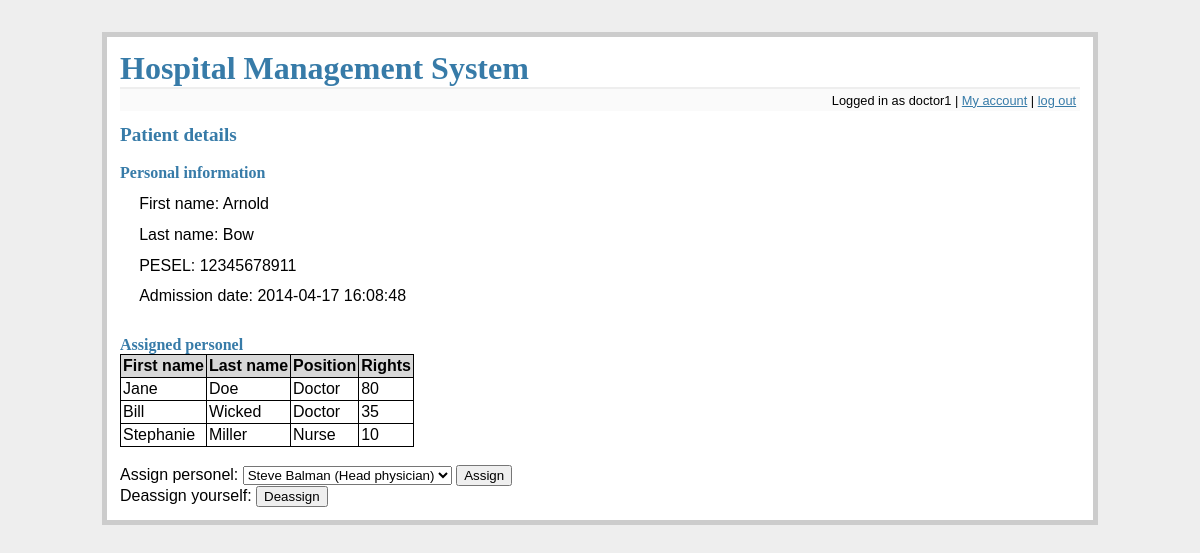
Page /patient_details?patient=12345678911 (signed in) on the committed database.
### tables this page shows
CREATE TABLE patients (
    pesel integer primary key,
    fname text not null,
    lname text not null
);

CREATE TABLE files (
    id integer primary key autoincrement,
    patient_pesel integer not null,
    admission_d datetime not null,
    discharge_d datetime,
    foreign key(patient_pesel) references patients(pesel)
);

CREATE TABLE employees (
    id integer primary key autoincrement,
    fname text not null,
    lname text not null,
    login text not null,
    password text not null,
    position_id integer not null,
    employment_d date not null,
    salary integer not null,
    rights integer not null,
    foreign key(position_id) references positions(id)
);

CREATE TABLE positions (
    id integer primary key autoincrement,
    name text not null
);

### flaskr.py (the view, shortened to what this page needs)
@app.route('/patient_details', methods=['GET', 'POST'])
def patient_details():
    error = None
    db = get_db()
    position = get_position(db, session['username'])
    if 'logged_in' not in session or not session['logged_in'] or position not in ['Admin', 'Head physician', 'Doctor', 'Nurse']:
        flash('You do not have rights to access this part of website')
        return redirect(url_for('main_screen'))
    if 'patient' not in request.args:
        flash('No patient specified!');
        return redirect(url_for('main_screen'))
    pesel = request.args['patient']
    if position in ['Admin', 'Head physician']:
        details = get_patient_details(db, pesel)
    else:
        details = get_patient_details_if_allowed(db, session['username'], pesel)
        if not details:
            flash('You cannot view this record')
            return redirect(url_for('main_screen'))
    personel = get_assigned_personel_for_patient(db, pesel)
    employees = get_all_medical_personel(db)
    deassign = None
    if (is_assigned(db, pesel, session['username'])):
        deassign = True
    return render_template('patient_details.html', details=details, personel=personel, employees=employees, error=error, deassign=deassign)

### flaskr.py (called while the page is built)
def connect_db():
    rv = sqlite3.connect(app.config['DATABASE'])
    rv.row_factory = sqlite3.Row
    return rv

def get_db():
    if not hasattr(g, 'sqlite_db'):
        g.sqlite_db = connect_db()
    return g.sqlite_db

### tools.py (called while the page is built)
def get_position(db, user):
    cur = db.execute('select p.name from employees as e join positions as p on e.position_id = p.id where e.login = ?', [user])
    res = cur.fetchone()
    return res[0] if res else None

def get_patient_details_if_allowed(db, username, pesel):
    cur = db.execute('select p.fname, p.lname, p.pesel, f.admission_d from patients p join files f on p.pesel = f.patient_pesel join assignments a on a.fil_id = f.id join employees e on e.id = a.employee_id where e.login = ? and f.discharge_d is null and p.pesel = ?', [username, pesel])
    return cur.fetchone()

def get_assigned_personel_for_patient(db, pesel):
    cur = db.execute('select e.fname, e.lname, p.name, e.rights from employees e join positions p on p.id = e.position_id join assignments a on a.employee_id = e.id join files f on f.id = a.fil_id join patients pat on f.patient_pesel = pat.pesel where pat.pesel = ? and f.discharge_d is null order by e.rights desc', [pesel])
    return cur.fetchall()

def get_all_medical_personel(db):
    cur = db.execute('select e.fname || " " || e.lname || " (" || p.name || ")", e.id from employees e join positions p on p.id = e.position_id where p.name in ("Nurse", "Doctor", "Head physician")')
    return cur.fetchall()

def is_assigned(db, pesel, username):
    cur = db.execute('select count(*) from assignments a join employees e on e.id = a.employee_id join files f on f.id = a.fil_id where f.discharge_d is null and f.patient_pesel = ? and e.login = ?', [pesel, username])
    res = cur.fetchone()
    return True if res[0] > 0 else False

### templates/patient_details.html (shortened to what this page needs)
{% extends "layout.html" %}
{% block body %}
    <h2>Patient details</h2>
    <br/>
    <h3>Personal information</h3>
    <ul class=entries>
    <li>First name: {{ details.fname }}
    <li>Last name: {{ details.lname }}
    <li>PESEL: {{ details.pesel }}
    <li>Admission date: {{ details.admission_d }}
    </ul>
    <br/>
    <h3>Assigned personel</h3>
    <table class=dbtable>
    <tr><td>First name<td>Last name<td>Position<td>Rights
    {% for row in personel %}
        <tr>
        {% for d in row %}
            <td>{{ d }}
        {% endfor %}
        </tr>
    {% endfor %}
    </table>
    <br/>
    <form action="{{ url_for('patient_details', patient=details.pesel) }}" method=post>
        <label>Assign personel:
        <select name=new_personel_id>
        {% for emp in employees %}
        <option value={{ emp[1] }}>{{ emp[0] }}</option>
        {% endfor %}
        </select>
        <input type=submit value=Assign>
    </form>
    {% if deassign %}
        <br/>
        <form action="{{ url_for('patient_details', patient=details.pesel) }}" method=post>
            <label>Deassign yourself:
            <input type=submit value=Deassign>
        </form>
    {% endif %}
{% endblock %}

### static/style.css (style rules this page uses)
a, h1, h2, h3 { color: #377ba8; }
h1, h2, h3 { font-family: 'Georgia', serif; margin: 0; }
h2 { font-size: 1.2em; }
h3 { font-size: 1em; }
.entries { list-style: none; margin: 0; padding: 0; }
.entries li { margin: 0.8em 1.2em; }
table, table tr, table td { border-spacing: 0px; border: 1px solid black; border-collapse: collapse; }
table td { padding: 2px; }
table.dbtable tr:first-child { background-color: #D8D8D8; font-weight: bold; }

### rows in the picture
patients: fname "Arnold", lname "Bow", pesel "12345678911"
files: admission_d "2014-04-17 16:08:48"
employees: fname "Jane", lname "Doe", row "80"
positions: name "Doctor"
employees: fname "Bill", lname "Wicked", row "35"
employees: fname "Stephanie", lname "Miller", row "10"
positions: name "Nurse"

### other values in the picture
{{ session.username }} "doctor1"
form field new_personel_id "Steve Balman (Head physician)"
